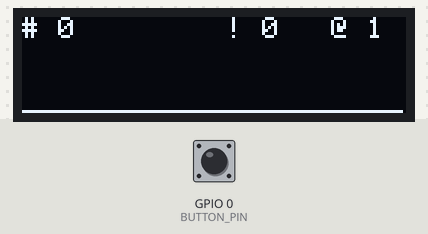
This sketch was run on a simulated ESP8266 (NodeMCU). Parts: 128×32 one-colour display. The test bench sets the inputs (shaded band); at power-on: GPIO 0 (BUTTON_PIN) HIGH.

Above: at 3.2 s.
3.3 s: GPIO 0 (BUTTON_PIN) pulled LOW for 3.2 s
At 7.8 s:
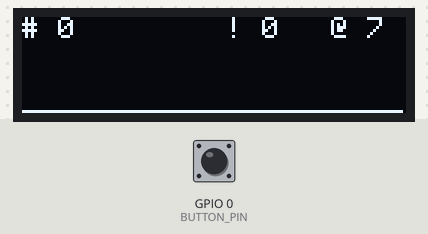
8.0 s: GPIO 0 (BUTTON_PIN) pulled LOW for 1 s
At 8.98 s:
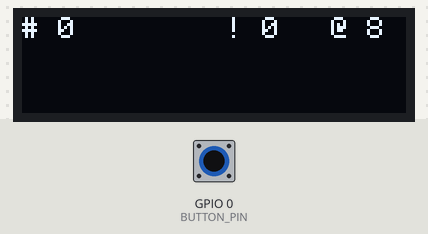
10.5 s: GPIO 0 (BUTTON_PIN) pulled LOW for 1 s
At 13.2 s:
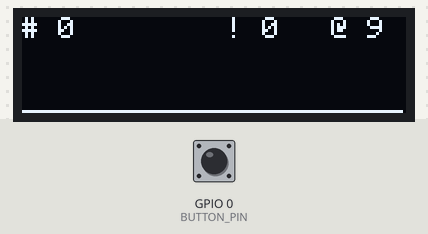
Timing chart, 0 to 14.7 s (numbered marks = the images above; inputs shaded):
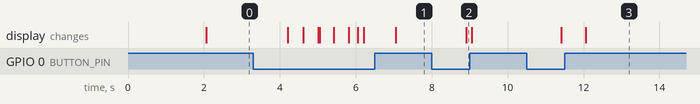

Measured:
- after the input at 3.3 s, the display: first changes after 0.91 s (image 1 shows a later state)
- after the input at 8.0 s, the display: changes after 0.91 s (image 2)
- after the input at 10.5 s, the display: first changes after 0.91 s (image 3 shows a later state)

The sketch:

main.ino
```cpp
#include <EncButton.h>

#include <Adafruit_GFX.h>
#include <Adafruit_SSD1306.h>

#include <ESP8266WiFi.h>
#include <Wire.h>
#include <EEPROM.h>

#define BUTTON_PIN 0
#define OLED_RESET 16       // Reset pin # (or -1 if sharing Arduino reset pin)
#define SCREEN_WIDTH 128    // OLED display width, in pixels
#define SCREEN_HEIGHT 32    // OLED display height, in pixels
#define SCREEN_ADDRESS 0x3C ///< See datasheet for Address; 0x3D for 128x64, 0x3C for 128x32
#define WIFI_MAX_CHANNEL 14
#define LineVal 24

Adafruit_SSD1306 display(SCREEN_WIDTH, SCREEN_HEIGHT, &Wire, OLED_RESET);

unsigned long pkts = 0;
unsigned long deauths = 0;
unsigned long maxVal = 0;
int current_channel = 1;
double multiplicator = 0.0;

unsigned long prevTime = 0;
unsigned long curTime = 0;

unsigned int val[128];

EncButton<EB_TICK, BUTTON_PIN> button;

void sniffer(uint8_t *buf, uint16_t len)
{
    pkts++;
    if (buf[12] == 0xA0 || buf[12] == 0xC0)
    {
        deauths++;
    }
}

void recalclulates_scaling()
{
    maxVal = 1;
    for (int i = 0; i < SCREEN_WIDTH - 1; i++)
    {
        if (val[i] > maxVal)
            maxVal = val[i];
    }
    if (maxVal > LineVal)
        multiplicator = (double)LineVal / (double)maxVal;
    else
        multiplicator = 1;
}

#define LOGO_HEIGHT 16
#define LOGO_WIDTH 16 * 3

static const unsigned char PROGMEM logo_bmp[] =
    {
        0b00000000, 0b00000000, 0b00000000, 0b00000000, 0b00000000, 0b00000000,
        0b00000000, 0b00000000, 0b00000111, 0b11100000, 0b00000000, 0b00000000,
        0b00000000, 0b00000000, 0b00011101, 0b10111000, 0b00000000, 0b00000000,
        0b00000000, 0b00000000, 0b01110000, 0b00001110, 0b00000000, 0b00000000,
        0b00000000, 0b00000011, 0b11000000, 0b00000011, 0b11000000, 0b00000000,
        0b00000000, 0b00001111, 0b00000111, 0b11100000, 0b11110000, 0b00000000,
        0b00000000, 0b00011100, 0b00011100, 0b00111000, 0b00111000, 0b00000000,
        0b00000000, 0b00110000, 0b11110001, 0b10001111, 0b00001100, 0b00000000,
        0b00000000, 0b00000000, 0b00000111, 0b11100000, 0b00000000, 0b00000000,
        0b00000000, 0b00000000, 0b00000011, 0b11000000, 0b00000000, 0b00000000,
        0b00000000, 0b00000000, 0b00000000, 0b00000000, 0b00000000, 0b00000000,
        0b00000011, 0b11111111, 0b11111111, 0b11111111, 0b11111111, 0b11000000,
        0b00000011, 0b11000011, 0b00001100, 0b00110000, 0b11000011, 0b11000000,
        0b00000011, 0b11000011, 0b00001100, 0b00110000, 0b11000011, 0b11000000,
        0b00000011, 0b11111111, 0b11111111, 0b11111111, 0b11111111, 0b11000000,
        0b00000000, 0b00000000, 0b00000000, 0b00000000, 0b00000000, 0b00000000};

void setup()
{
    Serial.begin(9600);

    // SSD1306_SWITCHCAPVCC = generate display voltage from 3.3V internally
    if (!display.begin(SSD1306_SWITCHCAPVCC, SCREEN_ADDRESS))
    {
        Serial.println(F("SSD1306 allocation failed"));
        for (;;)
            ; // Don't proceed, loop forever
    }
    // Clear the buffer
    display.clearDisplay();

    display.drawBitmap(
        (display.width() - LOGO_WIDTH) / 2,
        (display.height() - LOGO_HEIGHT) / 2,
        logo_bmp, LOGO_WIDTH, LOGO_HEIGHT, 1);

    display.display();
    delay(2000); // Pause for 2 seconds

    /* setup wifi */
    wifi_set_opmode(STATION_MODE);
    wifi_promiscuous_enable(0);
    WiFi.disconnect();
    wifi_set_promiscuous_rx_cb(sniffer);
    wifi_set_channel(current_channel);
    wifi_promiscuous_enable(1);
}

void loop()
{
    button.tick();

    curTime = millis();

    // if (button.hasClicks(1))
    if (button.step())
    {
        current_channel++;
        if (current_channel > WIFI_MAX_CHANNEL)
        {
            current_channel = 1;
        }

        display.clearDisplay();
        display.setTextSize(1);
        display.setTextColor(SSD1306_WHITE);

        display.setCursor(0, 0);
        display.print("# ");
        display.print(pkts);

        display.setCursor(128 - (5 * 12), 0);
        display.print("! ");
        display.print(deauths);

        display.setCursor(128 - (5 * 5), 0);
        display.print("@ ");
        display.print(current_channel);

        wifi_set_channel(current_channel);
        for (int i = 0; i < SCREEN_WIDTH - 1; i++)
        {
            val[i] = 0;
        }

        display.display();

        pkts = 0;
        deauths = 0;

        return;
    }

    if (curTime - prevTime >= 1000)
    {
        prevTime = curTime;

        //move every packet bar one pixel to the left
        for (int i = 0; i < SCREEN_WIDTH - 1; i++)
        {
            val[i] = val[i + 1];
        }
        val[SCREEN_WIDTH - 1] = pkts;

        display.clearDisplay();
        display.setTextSize(1);
        display.setTextColor(SSD1306_WHITE);

        display.setCursor(0, 0);
        display.print("# ");
        display.print(pkts);

        display.setCursor(128 - (5 * 12), 0);
        display.print("! ");
        display.print(deauths);

        display.setCursor(128 - (5 * 5), 0);
        display.print("@ ");
        display.print(current_channel);

        recalclulates_scaling();

        for (int i = 0; i < SCREEN_WIDTH - 1; ++i)
        {
            display.drawLine(i, SCREEN_HEIGHT - 1, i, (SCREEN_HEIGHT - 1) - val[i] * multiplicator, SSD1306_WHITE);
        }

        display.display();
        pkts = deauths = 0;
    }
}
```
